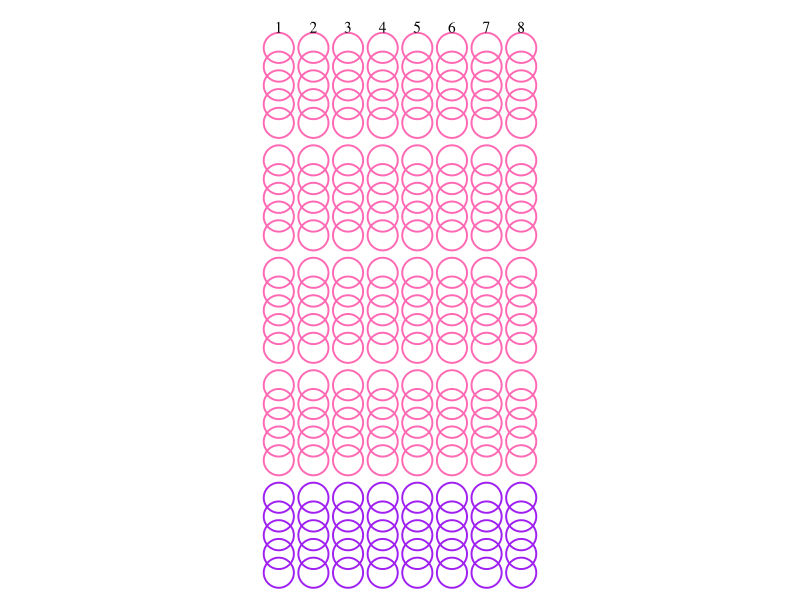
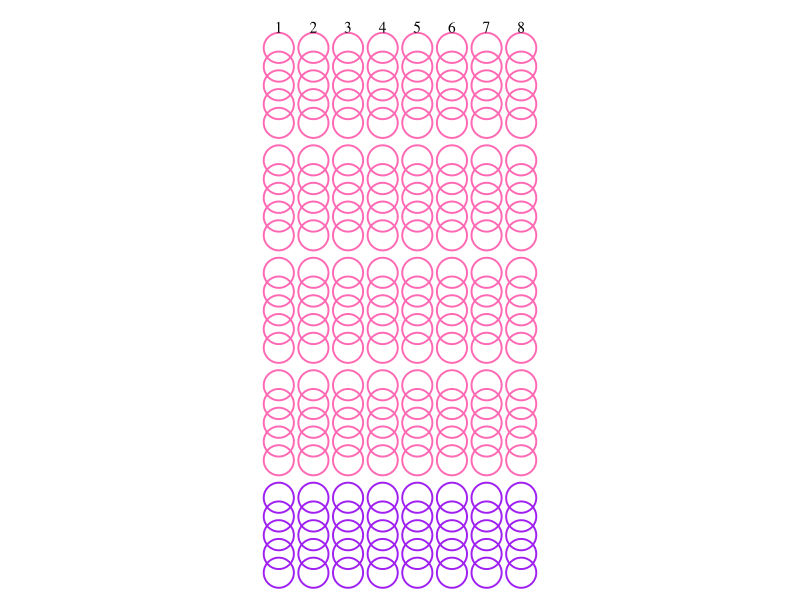

The R source for these figures, in order:
library(tidyverse)
tab <- expand_grid(Question = 1:30 + rep(1:6, each = 5),
                   Exercise = seq(1, 4, length.out = 8)) %>% 
  group_by(Exercise) %>% 
  mutate(Rank = rank(Question),
         Type = ifelse(Rank %in% 1:20, "Sal", 
                       ifelse(Rank %in% 21:25, "Bonus", "Hemuppgift")))

tab2 <- tab %>% filter(Type != "Hemuppgift")

g <- ggplot(tab2, aes(y = -Question, Exercise, color = Type)) +
  geom_point(shape = 21, size = 9.5, stroke = 1) +
  # geom_vline(xintercept = seq(5.5, 30.5, 5)) +
  annotate("text", y = -0.9, x = unique(tab$Exercise), label = paste0("", 1:length(unique(tab$Exercise))), family = "serif") +
  # annotate("text", x = c(25.5, 31.5), y = max(tab$Exercise) + 0.5, label = c("Bonus", "Hem"), family = "serif", hjust = 0) +
  cowplot::theme_nothing() +
  scale_color_manual(values = c("purple", "hotpink")) +
  xlim(-2, 7)
g

ggsave("../Datorövningar/Krysskort.pdf", height = 297, width = 210, units = "mm")

